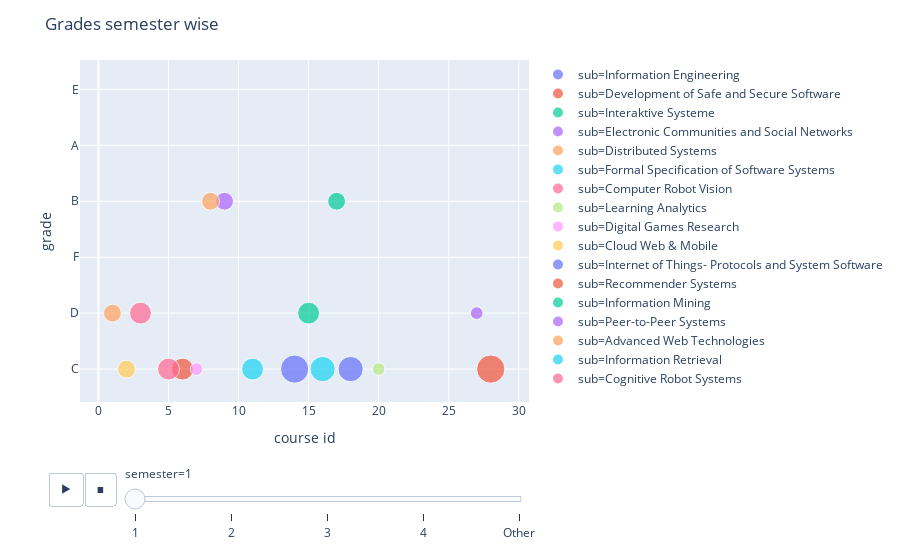

Source (notebook cell):
### Code cell
fig6=px.scatter(df_rec1.sort_values(by=['semester']), x='course id', y='grade',size='rating',
                color='sub',animation_frame="semester", animation_group="course id")
#px.scatter(df_rec, x="sub", y="rating", animation_frame="rating", animation_group="course id",size='rating',
            #color="course id", hover_name="sub")
fig6.update_layout(title="Grades semester wise",width=900)
fig6.show()

### Figure 1 — Plotly figure (JSON) as saved in the notebook; plotly's stock layout.template omitted (floating-point values rounded to 4 significant figures)
{"data": [{"hoverlabel": {"namelength": 0}, "hovertemplate": "sub=Information Engineering<br>semester=1<br>course id=%{x}<br>grade=%{y}<br>rating=%{marker.size}", "ids": ["14", "14", "14", "14", "14"], "legendgroup": "sub=Information Engineering", "marker": {"color": "#636efa", "size": [5, 3, 5, 5, 3], "sizemode": "area", "sizeref": 0.0125, "symbol": "circle"}, "mode": "markers", "name": "sub=Information Engineering", "showlegend": true, "type": "scatter", "x": ["14", "14", "14", "14", "14"], "xaxis": "x", "y": ["C", "D", "C", "D", "D"], "yaxis": "y"}, {"hoverlabel": {"namelength": 0}, "hovertemplate": "sub=Development of Safe and Secure Software<br>semester=1<br>course id=%{x}<br>grade=%{y}<br>rating=%{marker.size}", "ids": ["6", "6", "6"], "legendgroup": "sub=Development of Safe and Secure Software", "marker": {"color": "#EF553B", "size": [3, 5, 3], "sizemode": "area", "sizeref": 0.0125, "symbol": "circle"}, "mode": "markers", "name": "sub=Development of Safe and Secure Software", "showlegend": true, "type": "scatter", "x": ["6", "6", "6"], "xaxis": "x", "y": ["C", "F", "C"], "yaxis": "y"}, {"hoverlabel": {"namelength": 0}, "hovertemplate": "sub=Interaktive Systeme<br>semester=1<br>course id=%{x}<br>grade=%{y}<br>rating=%{marker.size}", "ids": ["17", "17", "17"], "legendgroup": "sub=Interaktive Systeme", "marker": {"color": "#00cc96", "size": [2, 1, 2], "sizemode": "area", "sizeref": 0.0125, "symbol": "circle"}, "mode": "markers", "name": "sub=Interaktive Systeme", "showlegend": true, "type": "scatter", "x": ["17", "17", "17"], "xaxis": "x", "y": ["B", "A", "A"], "yaxis": "y"}, {"hoverlabel": {"namelength": 0}, "hovertemplate": "sub=Electronic Communities and Social Networks<br>semester=1<br>course id=%{x}<br>grade=%{y}<br>rating=%{marker.size}", "ids": ["9", "9", "9", "9", "9", "9", "9", "9", "9", "9"], "legendgroup": "sub=Electronic Communities and Social Networks", "marker": {"color": "#ab63fa", "size": [2, 1, 1, 1, 1, 2, 1, 1, 1, 3], "sizemode": "area", "sizeref": 0.0125, "symbol": "circle"}, "mode": "markers", "name": "sub=Electronic Communities and Social Networks", "showlegend": true, "type": "scatter", "x": ["9", "9", "9", "9", "9", "9", "9", "9", "9", "9"], "xaxis": "x", "y": ["B", "C", "C", "B", "B", "C", "A", "C", "C", "D"], "yaxis": "y"}, {"hoverlabel": {"namelength": 0}, "hovertemplate": "sub=Distributed Systems<br>semester=1<br>course id=%{x}<br>grade=%{y}<br>rating=%{marker.size}", "ids": ["8", "8", "8", "8", "8", "8", "8", "8", "8", "8"], "legendgroup": "sub=Distributed Systems", "marker": {"color": "#FFA15A", "size": [2, 1, 3, 2, 1, 2, 3, 3, 2, 2], "sizemode": "area", "sizeref": 0.0125, "symbol": "circle"}, "mode": "markers", "name": "sub=Distributed Systems", "showlegend": true, "type": "scatter", "x": ["8", "8", "8", "8", "8", "8", "8", "8", "8", "8"], "xaxis": "x", "y": ["B", "C", "C", "D", "B", "D", "C", "C", "D", "D"], "yaxis": "y"}, {"hoverlabel": {"namelength": 0}, "hovertemplate": "sub=Formal Specification of Software Systems<br>semester=1<br>course id=%{x}<br>grade=%{y}<br>rating=%{marker.size}", "ids": ["11", "11", "11", "11", "11", "11", "11", "11"], "legendgroup": "sub=Formal Specification of Software Systems", "marker": {"color": "#19d3f3", "size": [3, 3, 2, 5, 3, 4, 5, 3], "sizemode": "area", "sizeref": 0.0125, "symbol": "circle"}, "mode": "markers", "name": "sub=Formal Specification of Software Systems", "showlegend": true, "type": "scatter", "x": ["11", "11", "11", "11", "11", "11", "11", "11"], "xaxis": "x", "y": ["C", "F", "C", "F", "E", "D", "F", "E"], "yaxis": "y"}, {"hoverlabel": {"namelength": 0}, "hovertemplate": "sub=Computer Robot Vision<br>semester=1<br>course id=%{x}<br>grade=%{y}<br>rating=%{marker.size}", "ids": ["5", "5"], "legendgroup": "sub=Computer Robot Vision", "marker": {"color": "#FF6692", "size": [3, 1], "sizemode": "area", "sizeref": 0.0125, "symbol": "circle"}, "mode": "markers", "name": "sub=Computer Robot Vision", "showlegend": true, "type": "scatter", "x": ["5", "5"], "xaxis": "x", "y": ["C", "F"], "yaxis": "y"}, {"hoverlabel": {"namelength": 0}, "hovertemplate": "sub=Learning Analytics<br>semester=1<br>course id=%{x}<br>grade=%{y}<br>rating=%{marker.size}", "ids": ["20", "20"], "legendgroup": "sub=Learning Analytics", "marker": {"color": "#B6E880", "size": [1, 1], "sizemode": "area", "sizeref": 0.0125, "symbol": "circle"}, "mode": "markers", "name": "sub=Learning Analytics", "showlegend": true, "type": "scatter", "x": ["20", "20"], "xaxis": "x", "y": ["C", "A"], "yaxis": "y"}, {"hoverlabel": {"namelength": 0}, "hovertemplate": "sub=Digital Games Research<br>semester=1<br>course id=%{x}<br>grade=%{y}<br>rating=%{marker.size}", "ids": ["7"], "legendgroup": "sub=Digital Games Research", "marker": {"color": "#FF97FF", "size": [1], "sizemode": "area", "sizeref": 0.0125, "symbol": "circle"}, "mode": "markers", "name": "sub=Digital Games Research", "showlegend": true, "type": "scatter", "x": ["7"], "xaxis": "x", "y": ["C"], "yaxis": "y"}, {"hoverlabel": {"namelength": 0}, "hovertemplate": "sub=Cloud Web & Mobile<br>semester=1<br>course id=%{x}<br>grade=%{y}<br>rating=%{marker.size}", "ids": ["2"], "legendgroup": "sub=Cloud Web & Mobile", "marker": {"color": "#FECB52", "size": [2], "sizemode": "area", "sizeref": 0.0125, "symbol": "circle"}, "mode": "markers", "name": "sub=Cloud Web & Mobile", "showlegend": true, "type": "scatter", "x": ["2"], "xaxis": "x", "y": ["C"], "yaxis": "y"}, {"hoverlabel": {"namelength": 0}, "hovertemplate": "sub=Internet of Things- Protocols and System Software<br>semester=1<br>course id=%{x}<br>grade=%{y}<br>rating=%{marker.size}", "ids": ["18", "18", "18", "18"], "legendgroup": "sub=Internet of Things- Protocols and System Software", "marker": {"color": "#636efa", "size": [4, 1, 1, 1], "sizemode": "area", "sizeref": 0.0125, "symbol": "circle"}, "mode": "markers", "name": "sub=Internet of Things- Protocols and System Software", "showlegend": true, "type": "scatter", "x": ["18", "18", "18", "18"], "xaxis": "x", "y": ["C", "B", "C", "C"], "yaxis": "y"}, {"hoverlabel": {"namelength": 0}, "hovertemplate": "sub=Recommender Systems<br>semester=1<br>course id=%{x}<br>grade=%{y}<br>rating=%{marker.size}", "ids": ["28"], "legendgroup": "sub=Recommender Systems", "marker": {"color": "#EF553B", "size": [5], "sizemode": "area", "sizeref": 0.0125, "symbol": "circle"}, "mode": "markers", "name": "sub=Recommender Systems", "showlegend": true, "type": "scatter", "x": ["28"], "xaxis": "x", "y": ["C"], "yaxis": "y"}, {"hoverlabel": {"namelength": 0}, "hovertemplate": "sub=Information Mining<br>semester=1<br>course id=%{x}<br>grade=%{y}<br>rating=%{marker.size}", "ids": ["15", "15", "15", "15", "15"], "legendgroup": "sub=Information Mining", "marker": {"color": "#00cc96", "size": [3, 1, 3, 3, 3], "sizemode": "area", "sizeref": 0.0125, "symbol": "circle"}, "mode": "markers", "name": "sub=Information Mining", "showlegend": true, "type": "scatter", "x": ["15", "15", "15", "15", "15"], "xaxis": "x", "y": ["D", "A", "A", "D", "D"], "yaxis": "y"}, {"hoverlabel": {"namelength": 0}, "hovertemplate": "sub=Peer-to-Peer Systems<br>semester=1<br>course id=%{x}<br>grade=%{y}<br>rating=%{marker.size}", "ids": ["27"], "legendgroup": "sub=Peer-to-Peer Systems", "marker": {"color": "#ab63fa", "size": [1], "sizemode": "area", "sizeref": 0.0125, "symbol": "circle"}, "mode": "markers", "name": "sub=Peer-to-Peer Systems", "showlegend": true, "type": "scatter", "x": ["27"], "xaxis": "x", "y": ["D"], "yaxis": "y"}, {"hoverlabel": {"namelength": 0}, "hovertemplate": "sub=Advanced Web Technologies<br>semester=1<br>course id=%{x}<br>grade=%{y}<br>rating=%{marker.size}", "ids": ["1", "1"], "legendgroup": "sub=Advanced Web Technologies", "marker": {"color": "#FFA15A", "size": [2, 2], "sizemode": "area", "sizeref": 0.0125, "symbol": "circle"}, "mode": "markers", "name": "sub=Advanced Web Technologies", "showlegend": true, "type": "scatter", "x": ["1", "1"], "xaxis": "x", "y": ["D", "B"], "yaxis": "y"}, {"hoverlabel": {"namelength": 0}, "hovertemplate": "sub=Information Retrieval<br>semester=1<br>course id=%{x}<br>grade=%{y}<br>rating=%{marker.size}", "ids": ["16", "16"], "legendgroup": "sub=Information Retrieval", "marker": {"color": "#19d3f3", "size": [4, 4], "sizemode": "area", "sizeref": 0.0125, "symbol": "circle"}, "mode": "markers", "name": "sub=Information Retrieval", "showlegend": true, "type": "scatter", "x": ["16", "16"], "xaxis": "x", "y": ["C", "C"], "yaxis": "y"}, {"hoverlabel": {"namelength": 0}, "hovertemplate": "sub=Cognitive Robot Systems<br>semester=1<br>course id=%{x}<br>grade=%{y}<br>rating=%{marker.size}", "ids": ["3", "3"], "legendgroup": "sub=Cognitive Robot Systems", "marker": {"color": "#FF6692", "size": [3, 2], "sizemode": "area", "sizeref": 0.0125, "symbol": "circle"}, "mode": "markers", "name": "sub=Cognitive Robot Systems", "showlegend": true, "type": "scatter", "x": ["3", "3"], "xaxis": "x", "y": ["D", "C"], "yaxis": "y"}], "layout": {"legend": {"itemsizing": "constant", "tracegroupgap": 0}, "margin": {"t": 60}, "sliders": [{"active": 0, "currentvalue": {"prefix": "semester="}, "len": 0.9, "pad": {"b": 10, "t": 60}, "steps": [{"args": [["1"], {"frame": {"duration": 0, "redraw": false}, "fromcurrent": true, "mode": "immediate", "transition": {"duration": 0, "easing": "linear"}}], "label": "1", "method": "animate"}, {"args": [["2"], {"frame": {"duration": 0, "redraw": false}, "fromcurrent": true, "mode": "immediate", "transition": {"duration": 0, "easing": "linear"}}], "label": "2", "method": "animate"}, {"args": [["3"], {"frame": {"duration": 0, "redraw": false}, "fromcurrent": true, "mode": "immediate", "transition": {"duration": 0, "easing": "linear"}}], "label": "3", "method": "animate"}, {"args": [["4"], {"frame": {"duration": 0, "redraw": false}, "fromcurrent": true, "mode": "immediate", "transition": {"duration": 0, "easing": "linear"}}], "label": "4", "method": "animate"}, {"args": [["Other"], {"frame": {"duration": 0, "redraw": false}, "fromcurrent": true, "mode": "immediate", "transition": {"duration": 0, "easing": "linear"}}], "label": "Other", "method": "animate"}], "x": 0.1, "xanchor": "left", "y": 0, "yanchor": "top"}], "title": {"text": "Grades semester wise"}, "updatemenus": [{"buttons": [{"args": [null, {"frame": {"duration": 500, "redraw": false}, "fromcurrent": true, "mode": "immediate", "transition": {"duration": 500, "easing": "linear"}}], "label": "&#9654;", "method": "animate"}, {"args": [[null], {"frame": {"duration": 0, "redraw": false}, "fromcurrent": true, "mode": "immediate", "transition": {"duration": 0, "easing": "linear"}}], "label": "&#9724;", "method": "animate"}], "direction": "left", "pad": {"r": 10, "t": 70}, "showactive": false, "type": "buttons", "x": 0.1, "xanchor": "right", "y": 0, "yanchor": "top"}], "width": 900, "xaxis": {"anchor": "y", "domain": [0, 1], "title": {"text": "course id"}}, "yaxis": {"anchor": "x", "domain": [0, 1], "title": {"text": "grade"}}}}
